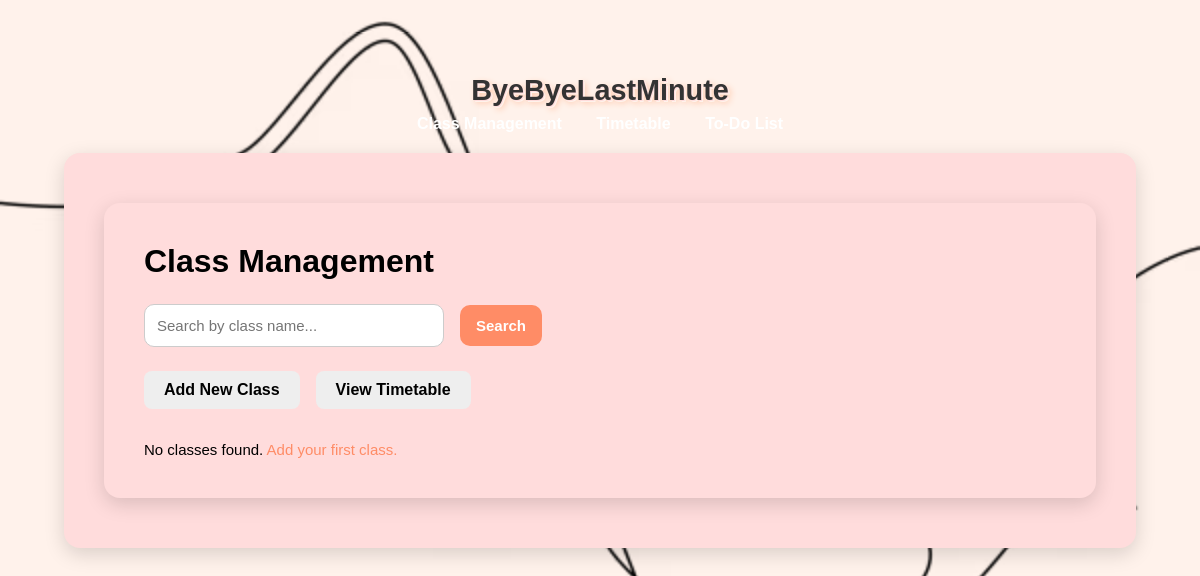
Before: / with the older database file.
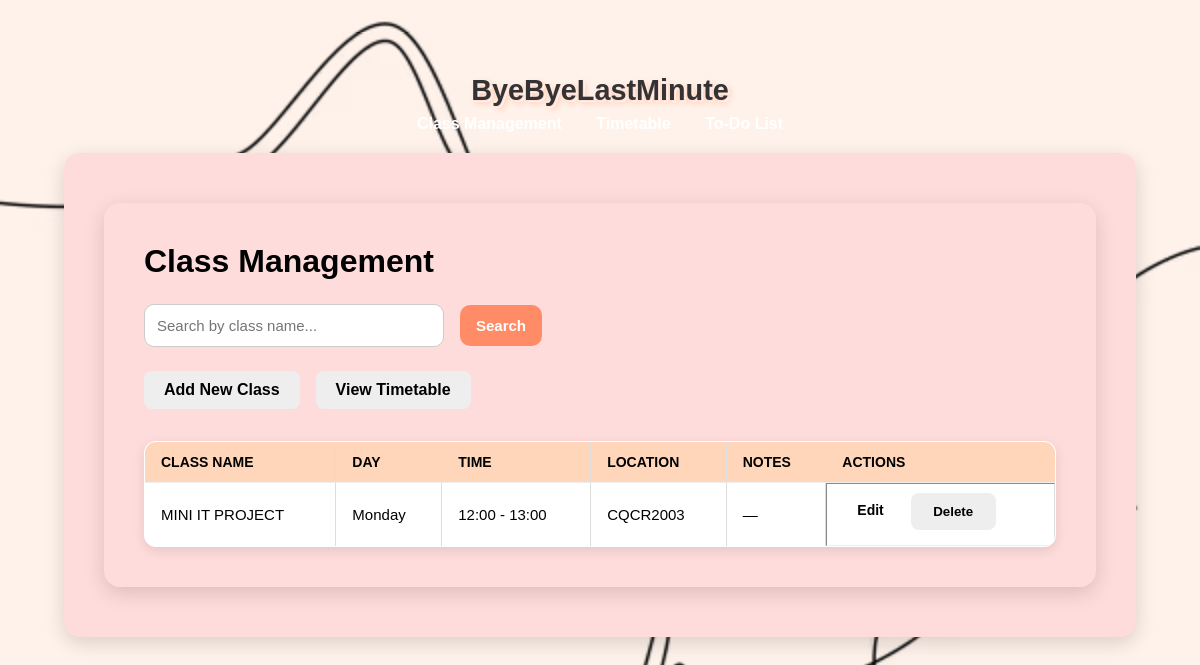
After: the same page with the newer database file.
### tables this page shows
CREATE TABLE classes (
                id INTEGER PRIMARY KEY AUTOINCREMENT,
                name TEXT NOT NULL,
                day TEXT NOT NULL,
                start_time TEXT NOT NULL,
                end_time TEXT NOT NULL,
                location TEXT NOT NULL,
                notes TEXT
            );

### app.py (the view)
@app.route("/", methods=["GET"])
def index():
    search_query = request.args.get("q", "").strip()
    with get_db_connection() as conn:
        if search_query:
            classes = conn.execute(
                "SELECT * FROM classes WHERE name LIKE ? ORDER BY day, start_time",
                (f"%{search_query}%",)
            ).fetchall()
        else:
            classes = conn.execute("SELECT * FROM classes ORDER BY day, start_time").fetchall()
    return render_template("classes.html", classes=classes, search_query=search_query)

### app.py (called while the page is built)
def get_db_connection():
    conn = sqlite3.connect(DB_NAME, timeout=10)
    conn.row_factory = sqlite3.Row
    return conn

@app.context_processor
def inject_vapid_key():
    return dict(VAPID_PUBLIC_KEY=VAPID_PUBLIC_KEY)

### templates/classes.html (shortened to what this page needs)
{% extends "base.html" %}
{% block content %}
<main class="container">
  <h1>Class Management</h1>
  <form method="GET" class="search-form">
    <input type="text" name="q" placeholder="Search by class name..." value="{{ search_query or '' }}">
    <button type="submit">Search</button>
  </form>
  <div class="actions">
    <a href="{{ url_for('add_class') }}" class="button secondary">Add New Class</a>
    <a href="{{ url_for('timetable') }}" class="button secondary">View Timetable</a>
  </div>
  {% if classes %}
    <table border="1" cellpadding="8" cellspacing="0">
      <thead>
        <tr>
          <th>Class Name</th>
          <th>Day</th>
          <th>Time</th>
          <th>Location</th>
          <th>Notes</th>
          <th>Actions</th>
        </tr>
      </thead>
      <tbody>
        {% for class in classes %}
          <tr>
            <td>{{ class['name'] }}</td>
            <td>{{ class['day'] }}</td>
            <td>{{ class['start_time'] }} - {{ class['end_time'] }}</td>
            <td>{{ class['location'] }}</td>
            <td>{{ class['notes'] or '—' }}</td>
            <td class="action-buttons" style="position: relative;">
              <a href="{{ url_for('edit_class', class_id=class['id']) }}" class="button small" style="display:inline-block; vertical-align:middle;">Edit</a>
              <form method="POST" action="{{ url_for('delete_class', class_id=class['id']) }}"
                    onsubmit="return confirm('Are you sure you want to delete this class?');"
                    style="display:inline-block; position: relative; top:-3px; margin-left:5px;">
                <button type="submit" class="secondary small">Delete</button>
              </form>
            </td>
          </tr>
        {% endfor %}
      </tbody>
    </table>
  {% else %}
    <p class="empty-message">
      No classes found. <a href="{{ url_for('add_class') }}">Add your first class.</a>
    </p>
  {% endif %}
</main>
{% endblock %}

### templates/base.html (shortened to what this page needs)
<!DOCTYPE html>
<html lang="en">
<head>
  <link rel="stylesheet" href="{{ url_for('static', filename='style.css') }}">
</head>
<body>
  <header class="site-header">
    <h1>ByeByeLastMinute</h1>
    <nav class="navbar">
      <a href="{{ url_for('index') }}">Class Management</a>
      <a href="{{ url_for('timetable') }}">Timetable</a>
      <a href="{{ url_for('todos') }}">To-Do List</a>
    </nav>
  </header>
  <main class="container">
    {% block content %}{% endblock %}
  </main>
</body>
</html>

### static/style.css (style rules this page uses)
* { margin: 0; padding: 0; box-sizing: border-box; }
html, body { height: 100%; font-family: Arial, sans-serif; background-color: #FFF2EB; background-image: url("Dashboard Background Image.jpg"), url("Dashboard Background Image.avif"); background-repeat: no-repeat; background-size: cover; background-position: center; background-attachment: fixed; color: #000; padding: 2rem; }
.container { max-width: 1100px; width: 100%; margin: 10px auto; padding: 2.5rem; background: #FFDCDC; border-radius: 16px; box-shadow: 0 6px 20px rgba(0,0,0,0.15); }
h1, h2 { margin-bottom: 1rem; color: #000; }
form { display: grid; gap: 1.5rem; }
input, select, textarea { padding: 12px 14px; border-radius: 10px; border: 1px solid #ccc; background: #fff; font-size: 15px; transition: border-color 0.3s; }
.actions { grid-column: span 2; display: flex; gap: 1rem; margin-top: 0.5rem; }
button { padding: 0.7rem 1.4rem; border-radius: 8px; border: none; font-weight: 600; cursor: pointer; transition: background 0.3s; }
button[type="submit"] { background: #ff8c66; color: #fff; }
button.secondary { background: #eee; color: #000; }
.search-form { display: flex; gap: 1rem; margin-bottom: 1.5rem; align-items: center; }
.search-form input { flex: 1; max-width: 300px; }
.actions { margin-bottom: 1.5rem; }
.action-buttons { display: flex; gap: 0.5rem; }
.button { display: inline-block; padding: 0.7rem 1.4rem; border-radius: 8px; border: none; font-weight: 600; cursor: pointer; transition: background 0.3s; text-decoration: none; text-align: center; }
.button.small { padding: 0.4rem 0.8rem; font-size: 0.9rem; }
.button.secondary { background: #eee; color: #000; }
table { width: 100%; border-collapse: collapse; margin-top: 1rem; background: #fff; border-radius: 12px; overflow: hidden; box-shadow: 0 4px 12px rgba(0,0,0,0.1); font-size: 15px; border: 1px solid #ddd; }
thead { background: #FFD6BA; color: #000; text-transform: uppercase; font-weight: bold; font-size: 14px; }
th, td { padding: 12px 16px; text-align: left; border-bottom: 1px solid #eee; }
.site-header h1 { font-size: 3rem; font-weight: bold; text-align: center; margin: 10px auto; color: #333333; text-shadow: 1px 1px 0 #FFDCDC, 2px 2px 0 #FFF2EB, 3px 3px 6px #ffc2a1; }
.site-header { color: #fff; padding: 10px; text-align: center; }
.site-header h1 { margin: 0; font-size: 1.8rem; }
.navbar { margin-top: 8px; }
.navbar a { color: #fff; margin: 0 15px; text-decoration: none; font-weight: bold; }
.container { background: #FFDCDC; border-radius: 16px; box-shadow: 0 6px 20px rgba(0,0,0,0.15); padding: 2.5rem; margin: 10px auto; max-width: 1100px; }
.container h1 { color: #000; margin-bottom: 1.5rem; text-align: left; font-size: 2rem; font-weight: bold; }
.actions { display: flex; justify-content: flex-start; gap: 1rem; margin-bottom: 2rem; flex-wrap: wrap; }
.search-form input { padding: 12px; border-radius: 10px; border: 1px solid #ccc; background: #fff; font-size: 15px; width: 280px; }
.button { padding: 10px 20px; border: none; border-radius: 8px; font-weight: 600; cursor: pointer; text-decoration: none; transition: background 0.3s; color: #000; display: inline-block; }
.button.secondary { background-color: #eee; color: #000; }
.button.small { padding: 6px 12px; font-size: 14px; margin: 0 2px; }
.search-form button { padding: 12px 16px; border-radius: 10px; font-size: 15px; border: none; cursor: pointer; transition: background 0.3s; text-align: center; }

Changed rows visible on the page:
added classes: name "MINI IT PROJECT", day "Monday", start_time "12:00", end_time "13:00", location "CQCR2003", notes "—"
Other visible differences:
text no longer shown: "No classes found. Add your first class."
text now shown: "CLASS NAME DAY TIME LOCATION NOTES ACTIONS"
